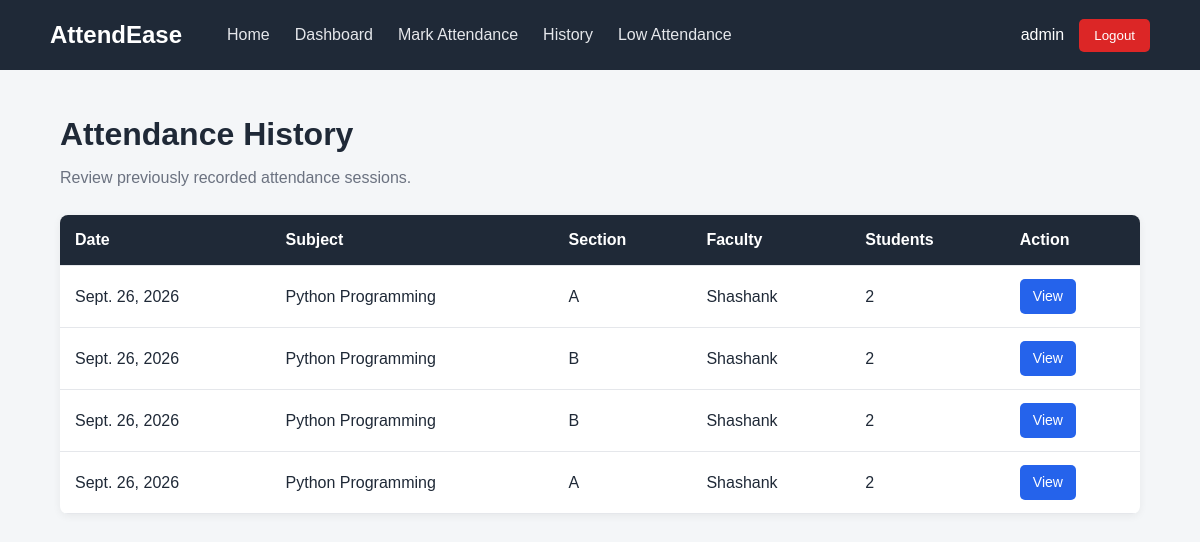
/attendance/history/ (signed in), run on the app's committed database.
### attendance/models.py (models this page shows, shortened)
class AttendanceSession(models.Model):
    subject = models.ForeignKey(
        Subject,
        on_delete=models.CASCADE
    )
    faculty = models.ForeignKey(
        Faculty,
        on_delete=models.CASCADE
    )
    date = models.DateField()
    section = models.CharField(max_length=10)
    created_at = models.DateTimeField(auto_now_add=True)

class Subject(models.Model):
    name = models.CharField(max_length=100)
    code = models.CharField(max_length=20, unique=True)
    department = models.ForeignKey(
        Department,
        on_delete=models.CASCADE
    )
    faculty = models.ForeignKey(
        Faculty,
        on_delete=models.CASCADE
    )

class Faculty(models.Model):
    user = models.OneToOneField(User, on_delete=models.CASCADE)
    department = models.ForeignKey(
        Department,
        on_delete=models.CASCADE
    )

### attendance/views.py (the view)
# urls.py: path("attendance/history/",views.attendance_history,name="attendance_history"),
@login_required
def attendance_history(request):
    sessions = AttendanceSession.objects.select_related(
        "subject",
        "faculty",
        "faculty__user"
    ).order_by(
        "-date",
        "-created_at"
    )
    context = {
        "sessions": sessions
    }
    return render(
        request,
        "attendance/history.html",
        context
    )

### templates/attendance/history.html
{% extends "attendance/base.html" %}
{% block content %}
<h1>Attendance History</h1>
<p class="page-description">
    Review previously recorded attendance sessions.
</p>
<div class="table-box">
    <table>
        <thead>
            <tr>
                <th>Date</th>
                <th>Subject</th>
                <th>Section</th>
                <th>Faculty</th>
                <th>Students</th>
                <th>Action</th>
            </tr>
        </thead>
        <tbody>
            {% for session in sessions %}
            <tr>
                <td>{{ session.date }}</td>
                <td>{{ session.subject.name }}</td>
                <td>{{ session.section }}</td>
                <td>
                    {{ session.faculty.user.username }}
                </td>
                <td>
                    {{ session.records.count }}
                </td>
                <td>
                    <a href="{% url 'session_detail' session.id %}" class="btn btn-small">
                        View
                    </a>
                </td>
            </tr>
            {% empty %}
            <tr>
                <td colspan="6">
                    No attendance records available.
                </td>
            </tr>
            {% endfor %}
        </tbody>
    </table>
</div>
{% endblock %}

### templates/attendance/base.html (shortened to what this page needs)
<!DOCTYPE html>
<html lang="en">
<head>
</head>
<body>
    <nav class="navbar">
        <a href="{% url 'home' %}" class="brand">
            AttendEase
        </a>
        <div class="nav-links">
            <a href="{% url 'home' %}">
                Home
            </a>
            {% if user.is_authenticated %}
            <a href="{% url 'dashboard' %}">
                Dashboard
            </a>
            <a href="{% url 'mark_attendance' %}">
                Mark Attendance
            </a>
            <a href="{% url 'attendance_history' %}">
                History
            </a>
            <a href="{% url 'low_attendance' %}">
                Low Attendance
            </a>
            {% endif %}
        </div>
        <div class="user-section">
            {% if user.is_authenticated %}
            <span>{{ user.username }}</span>
            <form method="POST" action="{% url 'logout' %}">
                <button type="submit" class="logout-btn">
                    Logout
                </button>
            </form>
            {% else %}
            <a href="{% url 'login' %}" style="color:white; text-decoration:none;">
                Login
            </a>
            {% endif %}
        </div>
    </nav>
    <main class="container">
        {% block content %}
        {% endblock %}
    </main>
</body>
</html>

### templates/attendance/base.html (style rules this page uses)
* { margin: 0; padding: 0; box-sizing: border-box; }
body { font-family: Arial, Helvetica, sans-serif; background-color: #f4f6f8; color: #1f2937; line-height: 1.5; }
.navbar { width: 100%; height: 70px; background-color: #1f2937; display: flex; align-items: center; padding: 0 50px; }
.brand { color: white; text-decoration: none; font-size: 24px; font-weight: bold; margin-right: 45px; }
.nav-links { display: flex; align-items: center; gap: 25px; flex: 1; }
.nav-links a { color: #e5e7eb; text-decoration: none; }
.user-section { display: flex; align-items: center; gap: 15px; color: white; }
.user-section form { margin: 0; }
.logout-btn { background-color: #dc2626; color: white; border: none; padding: 9px 15px; border-radius: 5px; cursor: pointer; }
.container { width: 90%; max-width: 1100px; margin: 40px auto; }
h1 { margin-bottom: 8px; }
p { margin-bottom: 15px; }
.page-description { color: #6b7280; margin-bottom: 25px; }
.btn { display: inline-block; background-color: #2563eb; color: white; text-decoration: none; border: none; padding: 10px 18px; border-radius: 5px; cursor: pointer; font-size: 14px; }
.btn-small { padding: 7px 13px; }
.table-box { background-color: white; border-radius: 8px; overflow: hidden; box-shadow: 0 2px 8px rgba(0, 0, 0, 0.06); }
table { width: 100%; border-collapse: collapse; }
th { background-color: #1f2937; color: white; }
th, td { padding: 13px 15px; text-align: left; border-bottom: 1px solid #e5e7eb; }

### data on the page
AttendanceSession: date "Sept. 26, 2026", subject.name "Python Programming", section "A", faculty.user.username "Shashank", records.count "2"
AttendanceSession: date "Sept. 26, 2026", subject.name "Python Programming", section "B", faculty.user.username "Shashank", records.count "2"
AttendanceSession: date "Sept. 26, 2026", subject.name "Python Programming", section "B", faculty.user.username "Shashank", records.count "2"
AttendanceSession: date "Sept. 26, 2026", subject.name "Python Programming", section "A", faculty.user.username "Shashank", records.count "2"

### other printed values
{{ user.username }} "admin"
